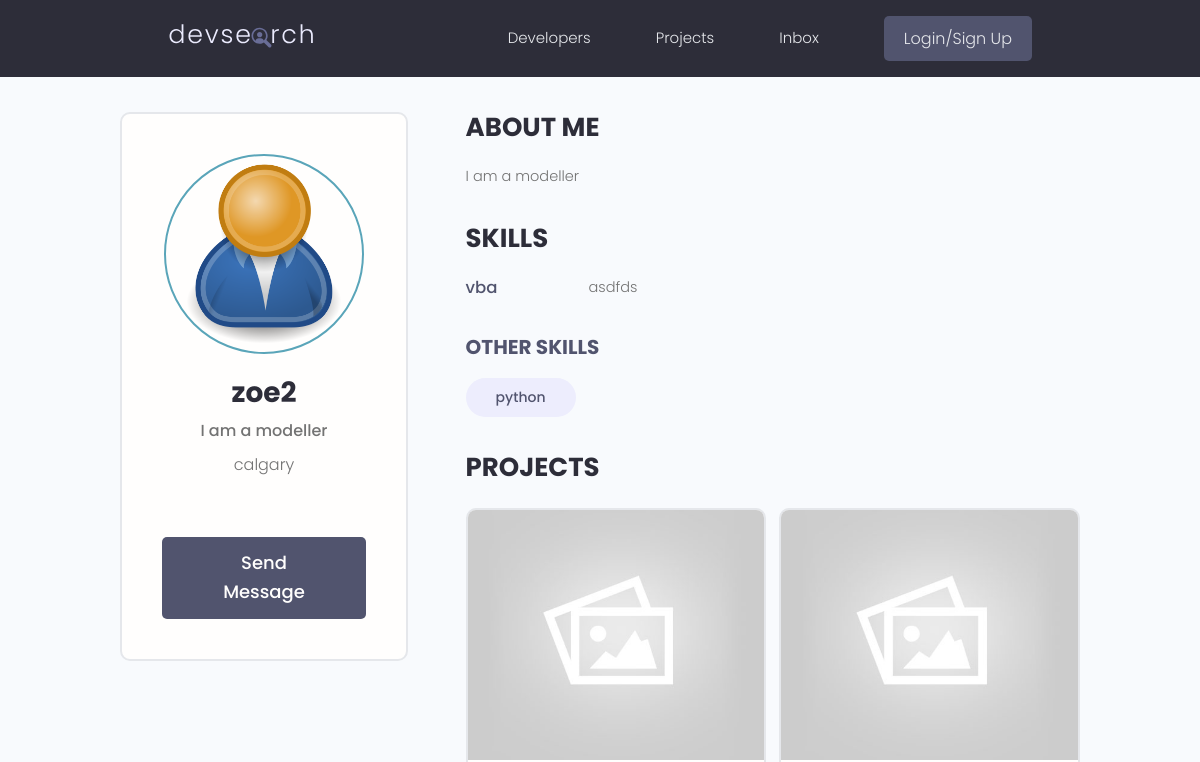
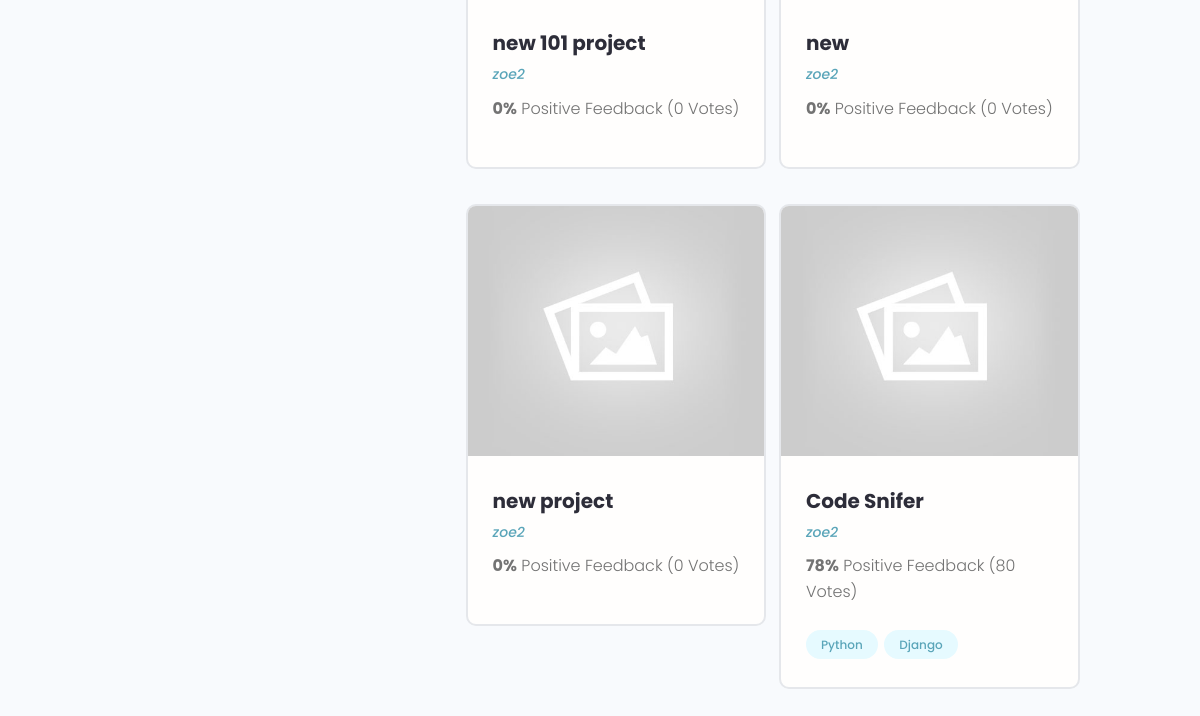
The page /profile/053a06bb893c4d8b9928accc3d8f9f20 on the database as committed earlier (2 pictures, top to bottom).
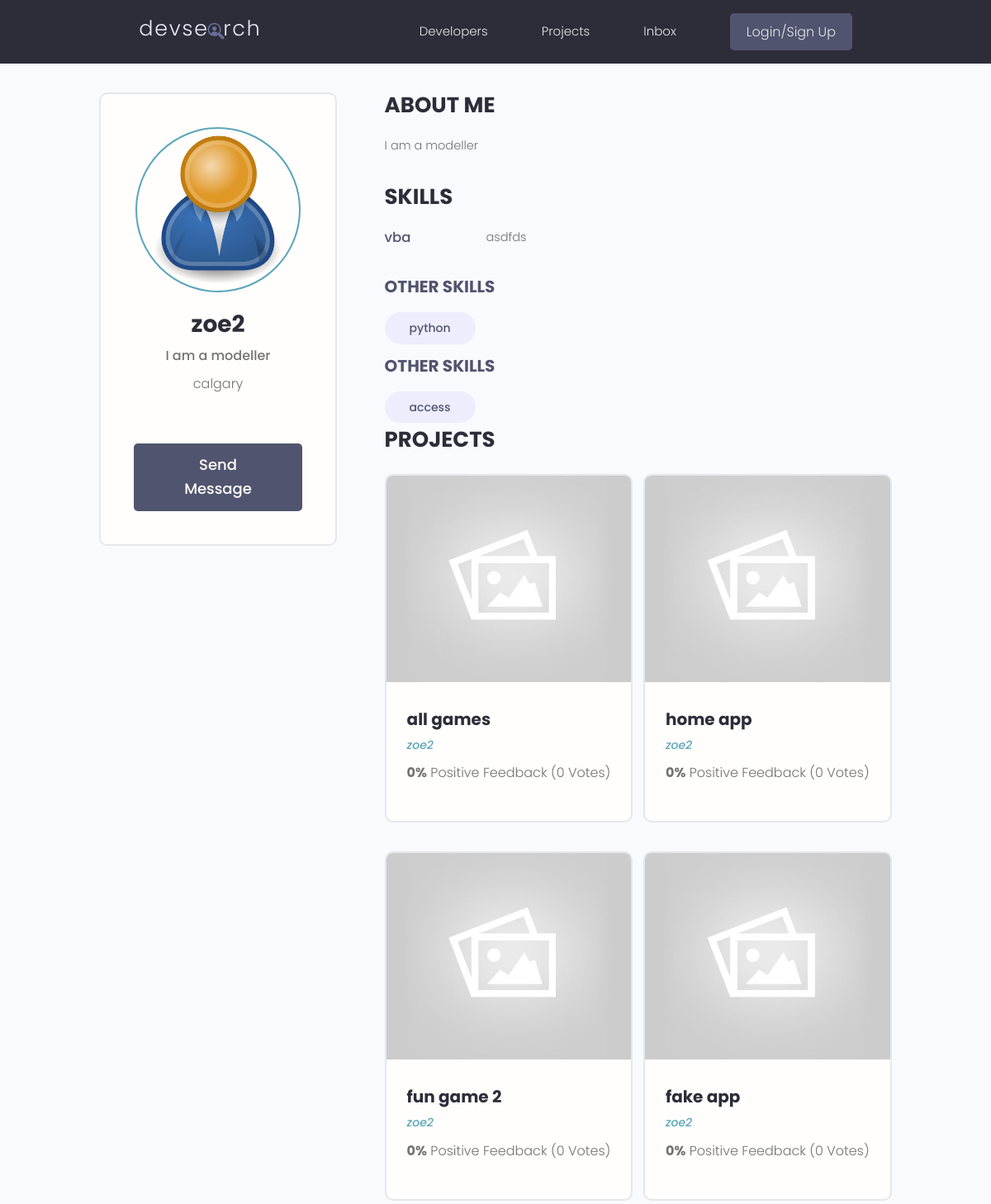
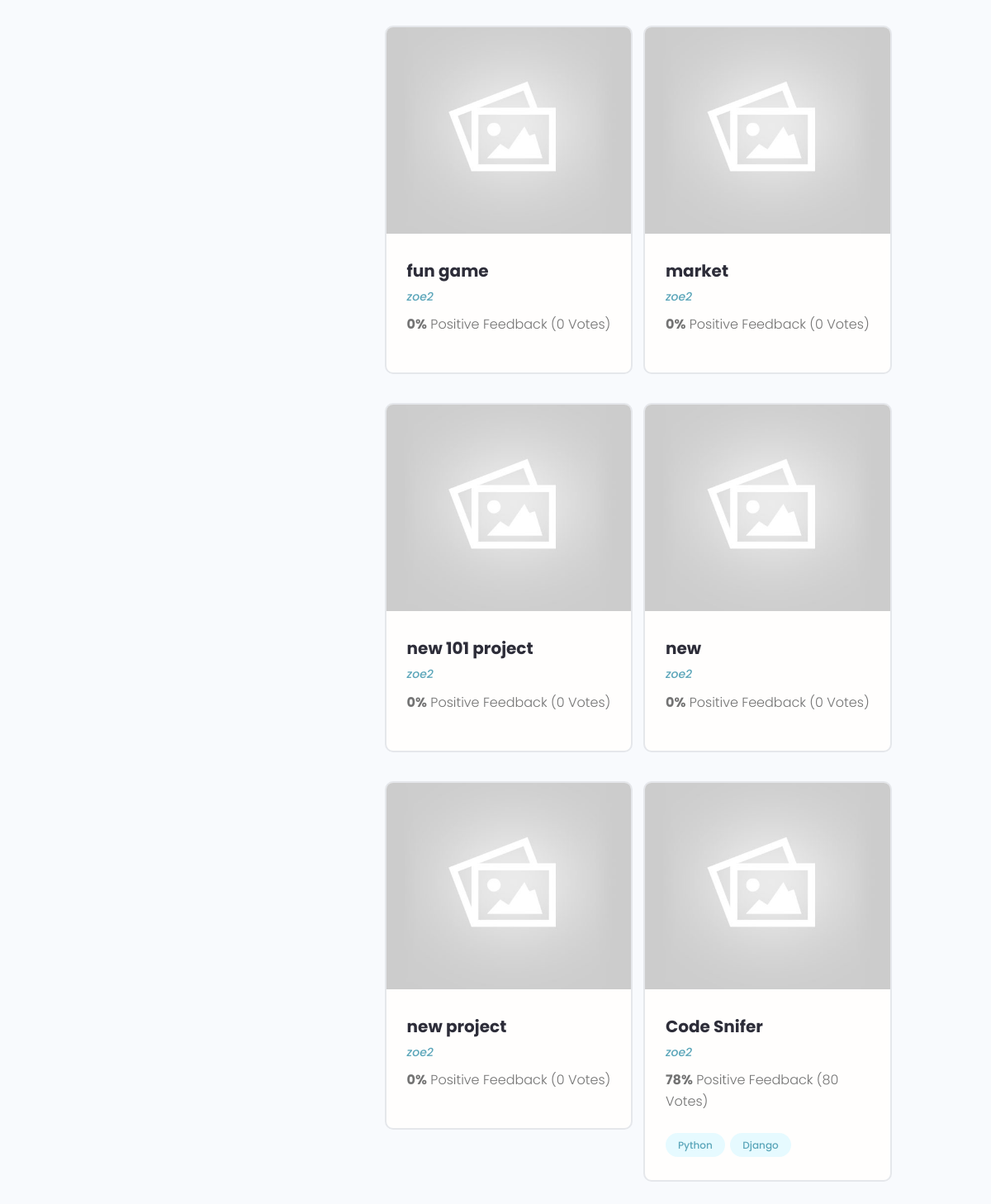
The same page on the database as committed later (2 pictures, top to bottom).
### users/models.py (models this page shows, shortened)
class Profile(models.Model):
    user = models.OneToOneField(
        User, on_delete=models.CASCADE, null=True, blank=True)
    name = models.CharField(max_length=200, blank=True, null=True)
    email = models.EmailField(max_length=500, blank=True, null=True)
    username = models.CharField(max_length=200, blank=True, null=True)
    location = models.CharField(max_length=200, blank=True, null=True)
    short_intro = models.CharField(max_length=200, blank=True, null=True)
    bio = models.TextField(blank=True, null=True)
    profile_image = models.ImageField(
        null=True, blank=True, upload_to='profiles/', default="profiles/user-default.png")
    social_github = models.CharField(max_length=200, blank=True, null=True)
    social_twitter = models.CharField(max_length=200, blank=True, null=True)
    social_linkedin = models.CharField(max_length=200, blank=True, null=True)
    social_youtube = models.CharField(max_length=200, blank=True, null=True)
    social_website = models.CharField(max_length=200, blank=True, null=True)
    created = models.DateTimeField(auto_now_add=True)
    id = models.UUIDField(default=uuid.uuid4, unique=True,
                          primary_key=True, editable=False)
    def __str__(self):
        return str(self.username)

class Skill(models.Model):
    owner = models.ForeignKey(
        Profile, on_delete=models.CASCADE, null=True, blank=True)
    name = models.CharField(max_length=200, blank=True, null=True)
    description = models.TextField(blank=True, null=True)
    created = models.DateTimeField(auto_now_add=True)
    id = models.UUIDField(default=uuid.uuid4, unique=True,
                          primary_key=True, editable=False)

### projects/models.py (models this page shows, shortened)
class Projects(models.Model):
    owner = models.ForeignKey(
        Profile, null=True, blank=True, on_delete=models.SET_NULL)
    title = models.CharField(max_length=200)
    description = models.TextField(null=True, blank=True)
    featured_image = models.ImageField(
        null=True, blank=True, default="default.jpg")
    demo_link = models.CharField(max_length=2000, blank=True)
    source_link = models.CharField(max_length=2000, null=True, blank=True)
    tags = models.ManyToManyField('Tag', blank=True)
    vote_total = models.IntegerField(default=0, null=True, blank=True)
    vote_ratio = models.IntegerField(default=0, null=True, blank=True)
    created = models.DateTimeField(auto_now_add=True)
    id = models.UUIDField(default=uuid.uuid4, unique=True,
                          primary_key=True, editable=False)
    class Meta:
        ordering = ['-created']  # dash makes is ascending order

class Tag(models.Model):
    name = models.CharField(max_length=200)
    createed = models.DateTimeField(auto_now_add=True)
    id = models.UUIDField(default=uuid.uuid4, unique=True,
                          primary_key=True, editable=False)
    def __str__(self):
        return self.name

### users/views.py (the view)
# urls.py: path('profile/<str:pk>', views.userprofile, name="user-profile"),
def userprofile(request, pk):
    profile = Profile.objects.get(id=pk)
    topSkills = profile.skill_set.exclude(description__exact="")
    otherSkills = profile.skill_set.filter(description="")
    context = {'profile': profile, 'topSkills': topSkills,
               'otherSkills': otherSkills}
    return render(request, 'users/user-profile.html', context)

### users/templates/users/user-profile.html (shortened to what this page needs)
{% extends 'main.html' %}
{% block content %}
<main class="profile my-md">
    <div class="container">
      <div class="layout">
        <div class="column column--1of3">
          <div class="card text-center">
            <div class="card__body dev">
              <img class="avatar avatar--xl" src="{{profile.profile_image.url}}" />
              <h2 class="dev__name">{{profile.name}}</h2>
              <p class="dev__title">{{profile.short_intro}}</p>
              <p class="dev__location">{{profile.location}}</p>
              <a href="#" class="btn btn--sub btn--lg">Send Message </a>
            </div>
          </div>
        </div>
        <div class="column column--2of3">
          <div class="devInfo">
            <h3 class="devInfo__title">About Me</h3>
            <p class="devInfo__about">
             {{profile.bio}}
            </p>
          </div>
          <div class="devInfo">
            <h3 class="devInfo__title">Skills</h3>
            <div class="devInfo__skills">
              {% for skill in topSkills %}
              <div class="devSkill">
                <h4 class="devSkill__title">{{skill.name}}</h4>
                <p class="devSkill__info">
                 {{skill.description}}
                </p>
              </div>
              {% endfor %}
              {% for skill in otherSkills %}
              <h3 class="devInfo__subtitle">Other Skills</h3>
              <div class="devInfo__otherSkills">
                <span class="tag tag--pill tag--sub tag--lg">
                  <small>{{skill.name}}</small>
                </span>
               {% endfor %}
              </div>
            </div>
          </div>
          <div class="devInfo">
            <h3 class="devInfo__title">Projects</h3>
            <div class="grid grid--two">
              {% for project in profile.projects_set.all %}
              <div class="column">
                <div class="card project">
                  <a href="{% url 'project' project.id %}" class="project">
                    <img class="project__thumbnail" src="{{project.featured_image.url}}" alt="project thumbnail" />
                    <div class="card__body">
                      <h3 class="project__title">{{project.title}}</h3>
                      <p><a class="project__author" href="{% url 'user-profile' profile.id %}">{{project.owner}}</a></p>
                      <p class="project--rating">
                        <span style="font-weight: bold;">{{project.vote_ratio}}%</span> Positive
                        Feedback ({{project.vote_total}} Vote{{project.vote_total|pluralize:"s"}})
                      </p>
                      <div class="project__tags">
                        {% for tag in project.tags.all %}
                        <span class="tag tag--pill tag--main">
                          <small>{{tag}}</small>
                        </span>
                        {% endfor %}
                      </div>
                    </div>
                  </a>
                </div>
              </div>
              {% endfor %}
            </div>
          </div>
        </div>
      </div>
    </div>
  </main>
{% endblock content %}

### templates/main.html (shortened to what this page needs)
<!DOCTYPE html>
{% load static %}
<html>
    <head>
        <link rel="stylesheet" href="https://cdn.iconmonstr.com/1.3.0/css/iconmonstr-iconic-font.min.css" />
        <link rel="stylesheet" href="{% static 'uikit/styles/uikit.css' %}" />
        <link rel="stylesheet" href="{% static 'styles/app.css' %}" />
    </head>
    <body>
        {% include "navbar.html" %}
        {% block content %}
        {% endblock content %}
    </body>
</html>

### templates/navbar.html (shortened to what this page needs)
{% load static %}
<header class="header">
    <div class="container container--narrow">
      <a href="{% url 'profiles' %}" class="header__logo">
        <img src="{% static 'images/logo.svg' %}" alt="DevSearch Logo" />
      </a>
      <nav class="header__nav">
        <ul class="header__menu">
          <li class="header__menuItem"><a href="{% url 'profiles' %}">Developers</a></li>
          <li class="header__menuItem"><a href="{% url 'projects' %}">Projects</a></li>
          <li class="header__menuItem"><a href="">Inbox</a></li>
          {% if request.user.is_authenticated %}
          <li class="header__menuItem"><a href="{% url 'account' %}">Account</a></li>
          <li class="header__menuItem"><a href="{% url 'create-project' %}" class="btn btn--sub">Add Projects</a></li>
          <li class="header__menuItem"><a href="{% url 'logout' %}" class="btn btn--sub">Logout</a></li>
          {% else %}
          <li class="header__menuItem"><a href="{% url 'login' %}" class="btn btn--sub">Login/Sign Up</a></li>
          {% endif %}
        </ul>
      </nav>
    </div>
  </header>

### static/styles/app.css (style rules this page uses)
:root { --color-sub: #2d2d39; }
.btn--sub { background-color: var(--color-sub-light); }
.card { border: 2px solid var(--color-light); }
img { width: 100%; }
.header { position: sticky; z-index: 111; background-color: var(--color-sub); padding: 1.5rem 0; }
.header > .container { display: flex; justify-content: space-between; align-items: center; }
.header__logo > img { height: 3.8rem; }
.header__nav > ul { display: inline-flex; align-items: center; list-style: none; gap: 6.5rem; }
.header__menuItem > a { color: var(--color-light); font-weight: 300; }
.profile .card > .dev { padding: 4rem; }
.dev__name { color: var(--color-sub); font-size: 2.8rem; font-weight: 700; margin-top: 1rem; margin-bottom: 0.5rem; }
.dev__title { font-size: 1.6rem; font-weight: 500; line-height: 1.3; }
.dev__location { margin-top: 1rem; }
.devInfo { margin-bottom: 3rem; }
.devInfo__title, .devInfo__subtitle { font-size: 2.6rem; color: var(--color-sub); text-transform: uppercase; font-weight: 700; margin-bottom: 1.5rem; }
.devInfo__subtitle { font-size: 2rem; color: var(--color-sub-light); }
.devInfo__about, .devSkill__info { font-size: 1.45rem; line-height: 1.7; text-align: justify; }
.devSkill { margin-bottom: 3rem; }
.devSkill__title { font-size: 1.65rem; font-weight: 500; color: var(--color-sub-light); }
@media screen and (min-width: 700px) { .devSkill { display: flex; justify-content: space-between; gap: 3rem; } }
@media screen and (min-width: 700px) { .devSkill__info { flex-basis: 80%; } }
.project__author { font-size: 1.4rem; font-style: italic; }
.project--rating { margin-bottom: 1.6em; margin-top: .5em; }
.project__thumbnail { height: 25rem; object-fit: cover; object-position: top center; }
.project__title { font-size: 2rem; font-weight: 700; color: var(--color-sub); }

### static/uikit/styles/modules/_variables.css (style rules this page uses)
:root { --color-main: #5aa5b9; --color-main-light: #e6faff; --color-sub: #3f4156; --color-sub-light: #51546e; --color-sub-lighter: #ededfd; --color-text: #737373; --color-gray: #8b8b8b; --color-light: #e5e7eb; --color-light-gray: #767676; --color-bg: #f8fafd; --color-white: #fffefd; --color-white-light: #f3f3f3; --color-success: #359e64; --color-success-bg: #def8e8; --color-error: #fc4b0b; --color-error-bg: #fff2ee; --font-base: 'Poppins', arial, helvetica, 'Segoe UI', roboto, ubuntu, sans-serif; --font-monospace: 'Fira Code', 'Courier New', courier, monospace; --font-regular: 300; --font-medium: 500; --font-bold: 700; --generic-shadow: 1px 1px 5px #00000010; --generic-transition: all 0.3s ease-in-out; }

### static/uikit/styles/modules/_base.css (style rules this page uses)
* { margin: 0; padding: 0; box-sizing: border-box; text-rendering: optimizeLegibility; color: inherit; font-size: inherit; }
html { font-size: 50%; }
@media only screen and (min-width: 480px) { html { font-size: 56.25%; } }
@media only screen and (min-width: 1200px) { html { font-size: 62.5%; } }
body { line-height: 1.6; font-weight: 400; font-size: 1.5rem; color: var(--color-text); background-color: var(--color-bg); min-height: 100vh; }

### static/uikit/styles/modules/_typography.css (style rules this page uses)
* { font-family: var(--font-base); }
h2 { font-size: 3.6rem; font-weight: var(--font-bold); }
h3 { font-size: 3.2rem; font-weight: var(--font-medium); }
h4 { font-size: 2.8rem; font-weight: var(--font-medium); }
p, span, strong { font-size: 1.6rem; color: var(--color-text); font-weight: var(--font-regular); }
a { padding-bottom: 2px; text-decoration: none; display: inline-block; color: var(--color-main); font-weight: var(--font-medium); }

### static/uikit/styles/modules/_utilities.css (style rules this page uses)
.container { width: 92%; max-width: 165rem; margin: 0 auto; box-sizing: border-box; }
.container--narrow { width: 92%; max-width: 120rem; }
@media screen and (min-width: 1000px) { .container { width: 90%; } }
@media screen and (min-width: 1000px) { .container--narrow { width: 85%; } }
@media screen and (min-width: 1200px) { .container { width: 80%; } }
@media screen and (min-width: 1200px) { .container--narrow { width: 72%; } }
.text-center { text-align: center; }
.my-md { margin: 3rem auto; }

### static/uikit/styles/modules/_avatar.css (style rules this page uses)
.avatar { border-radius: 50%; border: 2px solid var(--color-main); object-fit: cover; }
.avatar--xl { height: 20rem; width: 20rem; }

### static/uikit/styles/modules/_card.css (style rules this page uses)
.card { border-radius: 1rem; background-color: var(--color-white); border: 1.5px solid var(--color-light); width: auto; height: auto; margin-top: 0.5rem; margin-bottom: 0.5rem; overflow: hidden; }
.card__body, .card__header { padding: 2rem 2.5rem; }

### static/uikit/styles/modules/_layout.css (style rules this page uses)
.layout { display: flex; flex-flow: row wrap; justify-content: space-between; }
.layout > .column { margin-bottom: 3rem; }
.layout > .column.column--1of3 { flex-basis: 30%; }
.layout > .column.column--2of3 { flex-basis: 64%; }

Rows that differ between the two databases and show on the page:
added Skill: name "access"
added Projects: featured_image (placeholder picture), title "all games", owner "zoe2", vote_ratio "0", vote_total "0"
added Projects: featured_image (placeholder picture), title "home app", owner "zoe2", vote_ratio "0", vote_total "0"
added Projects: featured_image (placeholder picture), title "fun game 2", owner "zoe2", vote_ratio "0", vote_total "0"
added Projects: featured_image (placeholder picture), title "fake app", owner "zoe2", vote_ratio "0", vote_total "0"
added Projects: featured_image (placeholder picture), title "fun game", owner "zoe2", vote_ratio "0", vote_total "0"
added Projects: featured_image (placeholder picture), title "market", owner "zoe2", vote_ratio "0", vote_total "0"
